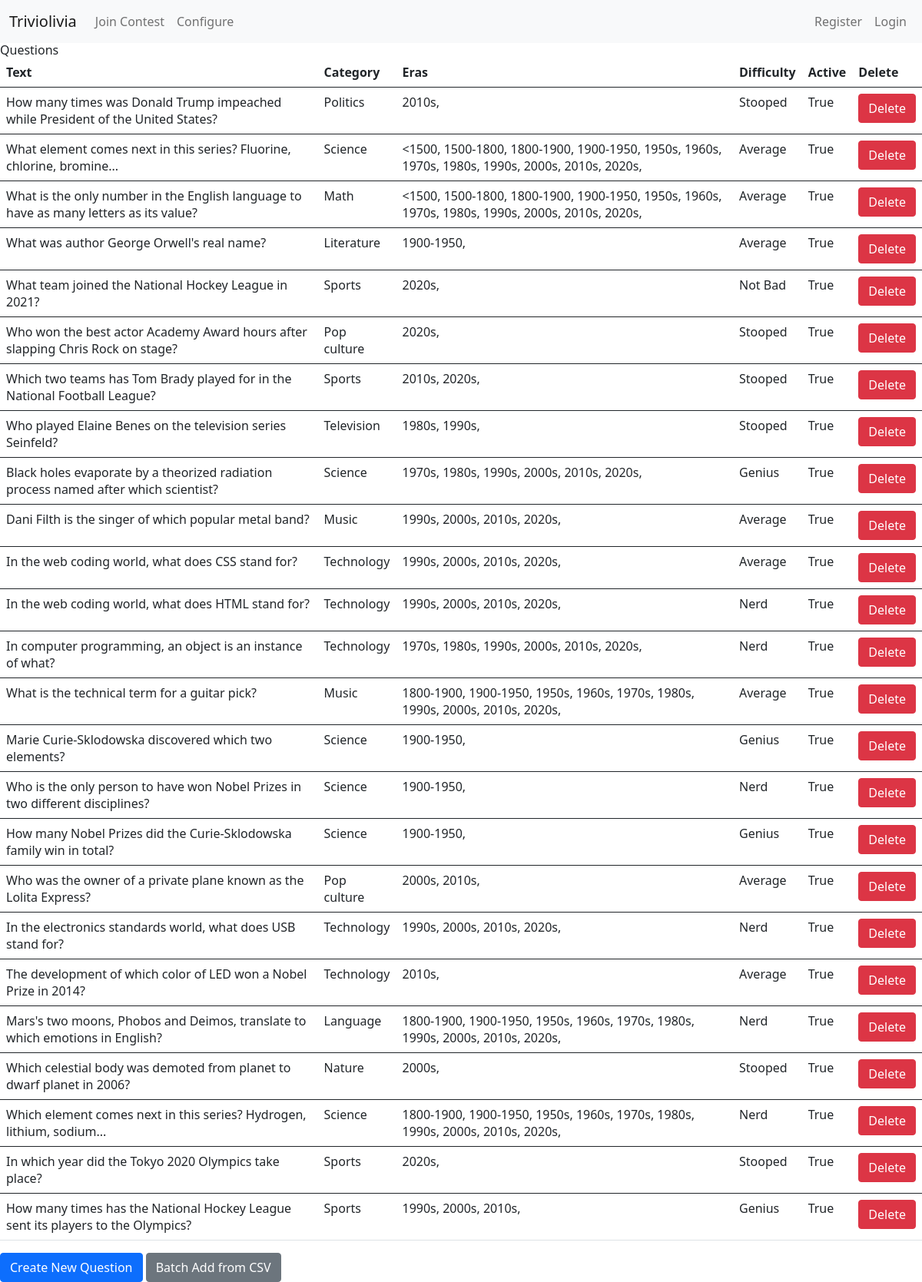
Page /configure/question/ on the committed database.
### configure/models.py (models this page shows, shortened)
class Question(models.Model):
    name = models.CharField(max_length=64, unique=True,blank=True, null=True)
    text = models.CharField(max_length=256, unique=True)
    response = models.CharField(max_length=256,blank=True, null=True)
    answer = models.CharField(max_length=256)
    score = models.IntegerField(blank=True, null=True)
    difficulty = models.ForeignKey(Difficulty, on_delete=models.CASCADE, related_name="questions")
    eras= models.ManyToManyField(Era, related_name="questions_for_era")
    category = models.ForeignKey(Category, on_delete=models.CASCADE, related_name="questions")
    tags = models.ManyToManyField(Tags, related_name="questions")
    author = models.ForeignKey(User, on_delete=models.CASCADE)
    date_created = models.DateTimeField(auto_now_add=True)
    active = models.BooleanField(default=True)
    class Meta:
        verbose_name_plural = "Questions"

class Category(models.Model):
    name = models.CharField(max_length=64, unique=True)
    description = models.CharField(max_length=256, blank=True, null=True)
    def __str__(self):
        return f"{self.name}"
    class Meta:
        verbose_name_plural = "Categories"

class Era(models.Model):
    name = models.CharField(max_length=64, unique=True)
    description = models.CharField(max_length=256, blank=True, null=True)
    def __str__(self):
        return f"{self.name}"
    class Meta:
        verbose_name_plural = "Eras"

class Difficulty(models.Model):
    name = models.CharField(max_length=64, unique=True)
    description = models.CharField(max_length=256, blank=True, null=True)
    score = models.IntegerField()
    def __str__(self):
        return f"{self.name}"
    class Meta:
        verbose_name_plural = "Difficulties"

### configure/views.py (the view)
# urls.py: path('question/', QuestionListView.as_view(), name='question-list'),
class QuestionListView(ListView):
    model = Question
    template_name = 'configure/question_list.html'
    context_object_name = 'questions'
    paginate_by = 25

### configure/templates/configure/question_list.html
{% extends 'base.html' %}
{% block content %}
<h1>Questions</h1>
<table class="table">
    <thead>
        <tr>
            <th>Text</th>
            <th>Category</th>
            <th>Eras</th>
            <th>Difficulty</th>
            <th>Active</th>
            <th>Delete</th>
        </tr>
    </thead>
{% for question in object_list %}
    <tbody>
        <tr>
            <td><a href="{% url 'configure:question-update' question.id %}">{{ question.text }}</a></td>
            <td>{{ question.category }}</td>
            <td>{% for era in question.eras.all %}{{era}}, {% endfor %}</td>
            <td>{{ question.difficulty }}</td>
            <td>{{ question.active }}</td>
            <td>
                <a href="{% url 'configure:question-delete' question.id %}">
                    <button class="btn btn-danger">Delete</button>
                </a>
            </td>
        </tr>
    </tbody>
{% empty %}
    No Questions yet.
{% endfor %}
</table>
<a href="{% url 'configure:question-create' %}">
    <button class="btn btn-primary">Create New Question</button>
</a>
<a href="{% url 'configure:question-batch' %}">
    <button class="btn btn-secondary">Batch Add from CSV</button>
</a>
{% endblock %}

### main/templates/base.html (shortened to what this page needs)
<html lang="en">
<head>
    <link href="https://cdn.jsdelivr.net/npm/bootstrap@5.0.2/dist/css/bootstrap.min.css" rel="stylesheet">
</head>
<body>
<nav class="navbar navbar-expand-lg navbar-light bg-light">
    <div class="container-fluid ">
        <a class="navbar-brand" href="?">Triviolivia</a>
        <div class="navbar-nav me-auto">
            <li class="nav-link"><a class="navbar-link" href="{% url 'compete:main' %}">Join Contest</a></li>
            <li class="nav-link"><a class="navbar-link" href="{% url 'configure:main' %}">Configure</a></li>
        </div>
        <ul class="navbar-nav">
            {% if user.is_authenticated %}
            <li class="nav-item">
                <a class="nav-link" href=""> {{user.username}}</a>
            </li>
            <li class="nav-item">
                <a class="nav-link" href="{% url 'logout' %}">Logout</a>
            </li>
            {% else %}
            <li class="nav-item">
                <a class="nav-link" href="{% url 'register' %}">Register</a>
            </li>
            <li class="nav-item">
                <a class="nav-link" href="{% url 'login' %}">Login</a>
            </li>
            {% endif %}
        </ul>
    </div>
  </nav>
  {% block content %}
  {% endblock %}
</body>
<script src="https://cdn.tailwindcss.com"></script>
</html>

### rows in the picture
Question: text "How many times was Donald Trump impeached while President of the United States?", category "Politics", difficulty "Stooped", active "True"
Era: name "2010s"
Question: text "What element comes next in this series? Fluorine, chlorine, bromine...", category "Science", difficulty "Average", active "True"
Era: name "<1500"
Era: name "1500-1800"
Era: name "1800-1900"
Era: name "1900-1950"
Era: name "1950s"
Era: name "1960s"
Era: name "1970s"
Era: name "1980s"
Era: name "1990s"
Era: name "2000s"
Era: name "2020s"
Question: text "What is the only number in the English language to have as many letters as its value?", category "Math", difficulty "Average", active "True"
Question: text "What was author George Orwell's real name?", category "Literature", difficulty "Average", active "True"
Question: text "What team joined the National Hockey League in 2021?", category "Sports", difficulty "Not Bad", active "True"
Question: text "Who won the best actor Academy Award hours after slapping Chris Rock on stage?", category "Pop culture", difficulty "Stooped", active "True"
Question: text "Which two teams has Tom Brady played for in the National Football League?", category "Sports", difficulty "Stooped", active "True"
Question: text "Who played Elaine Benes on the television series Seinfeld?", category "Television", difficulty "Stooped", active "True"
Question: text "Black holes evaporate by a theorized radiation process named after which scientist?", category "Science", difficulty "Genius", active "True"
Question: text "Dani Filth is the singer of which popular metal band?", category "Music", difficulty "Average", active "True"
Question: text "In the web coding world, what does CSS stand for?", category "Technology", difficulty "Average", active "True"
Question: text "In the web coding world, what does HTML stand for?", category "Technology", difficulty "Nerd", active "True"
Question: text "In computer programming, an object is an instance of what?", category "Technology", difficulty "Nerd", active "True"
Question: text "What is the technical term for a guitar pick?", category "Music", difficulty "Average", active "True"
Question: text "Marie Curie-Sklodowska discovered which two elements?", category "Science", difficulty "Genius", active "True"
Question: text "Who is the only person to have won Nobel Prizes in two different disciplines?", category "Science", difficulty "Nerd", active "True"
Question: text "How many Nobel Prizes did the Curie-Sklodowska family win in total?", category "Science", difficulty "Genius", active "True"
Question: text "Who was the owner of a private plane known as the Lolita Express?", category "Pop culture", difficulty "Average", active "True"
Question: text "In the electronics standards world, what does USB stand for?", category "Technology", difficulty "Nerd", active "True"
Question: text "The development of which color of LED won a Nobel Prize in 2014?", category "Technology", difficulty "Average", active "True"
Question: text "Mars's two moons, Phobos and Deimos, translate to which emotions in English?", category "Language", difficulty "Nerd", active "True"
Question: text "Which celestial body was demoted from planet to dwarf planet in 2006?", category "Nature", difficulty "Stooped", active "True"
Question: text "Which element comes next in this series? Hydrogen, lithium, sodium...", category "Science", difficulty "Nerd", active "True"
Question: text "In which year did the Tokyo 2020 Olympics take place?", category "Sports", difficulty "Stooped", active "True"
Question: text "How many times has the National Hockey League sent its players to the Olympics?", category "Sports", difficulty "Genius", active "True"
